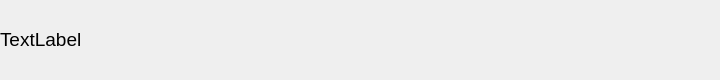
<?xml version="1.0" encoding="UTF-8"?>
<ui version="4.0">
 <class>floatWin</class>
 <widget class="TransWindow" name="floatWin">
  <property name="geometry">
   <rect>
    <x>0</x>
    <y>0</y>
    <width>720</width>
    <height>80</height>
   </rect>
  </property>
  <property name="windowTitle">
   <string>Form</string>
  </property>
  <widget class="MyLabel" name="resultText">
   <property name="geometry">
    <rect>
     <x>0</x>
     <y>0</y>
     <width>720</width>
     <height>80</height>
    </rect>
   </property>
   <property name="sizePolicy">
    <sizepolicy hsizetype="Fixed" vsizetype="MinimumExpanding">
     <horstretch>0</horstretch>
     <verstretch>0</verstretch>
    </sizepolicy>
   </property>
   <property name="font">
    <font>
     <pointsize>14</pointsize>
    </font>
   </property>
   <property name="text">
    <string>TextLabel</string>
   </property>
   <property name="alignment">
    <set>Qt::AlignLeading|Qt::AlignLeft|Qt::AlignVCenter</set>
   </property>
   <property name="wordWrap">
    <bool>true</bool>
   </property>
   <property name="textInteractionFlags">
    <set>Qt::TextSelectableByMouse</set>
   </property>
  </widget>
 </widget>
 <customwidgets>
  <customwidget>
   <class>TransWindow</class>
   <extends>QWidget</extends>
   <header>customwidget.h</header>
   <container>1</container>
  </customwidget>
  <customwidget>
   <class>MyLabel</class>
   <extends>QLabel</extends>
   <header>customwidget.h</header>
  </customwidget>
 </customwidgets>
 <resources/>
 <connections/>
</ui>
